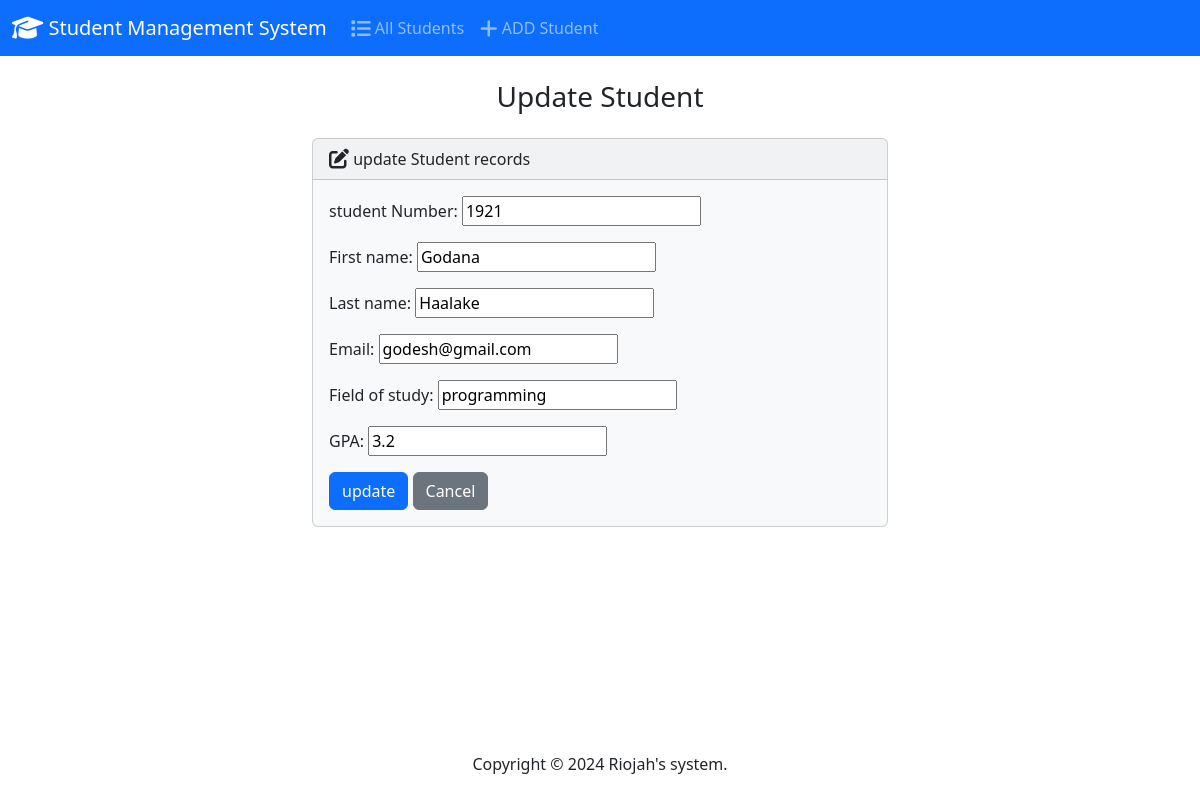
Page /edit/4/ on the committed database.
### student/models.py (models this page shows)
class Students(models.Model):
    student_number=models.PositiveIntegerField()
    First_name=models.CharField(max_length=30)
    Last_name=models.CharField(max_length=30)
    Email=models.CharField(max_length=100)
    Field_of_study=models.CharField(max_length=50)
    GPA=models.FloatField()

### student/views.py (the view)
# urls.py: path('edit/<int:id>/', views.edit, name='edit'),
def edit(request, id):
  if request.method == 'POST':
    student = Students.objects.get(pk=id)
    form = StudentForm(request.POST, instance=student)
    if form.is_valid():
      form.save()
      return render(request, 'edit.html', {
        'form': form,
        'success': True
      })
  else:
    student = Students.objects.get(pk=id)
    form = StudentForm(instance=student)
  return render(request, 'edit.html', {
    'form': form
  })

### student/forms.py
class StudentForm (forms.ModelForm):
    class Meta:
        model = Students
        fields = ['student_number','First_name','Last_name','Email','Field_of_study','GPA']
        labels = {
     'student_number':'student Number',
        'First_name': 'First name',
        'Last_name': 'Last name',
        'Email':'Email',
        'Field_of_study':'Field of study',
        'GPA': 'GPA'
        }
        widgets = {
            'student_number': forms.NumberInput(attrs={'class': 'fare-control'}),
            'First_name': forms.TextInput(attrs={'class': 'fare-control'}),
            'Last_name': forms.TextInput(attrs={'class': 'fare-control'}),
            'Email': forms.EmailInput(attrs={'class': 'fare-control'}),
            'Field_of_study':forms.TextInput(attrs={'class': 'fare-control'}),
            'GPA':  forms.NumberInput(attrs={'class': 'fare-control'}),
        }

### student/templates/edit.html (shortened to what this page needs)
{% extends 'Base.html' %}
{% block body %}
  <h3 class="text-center m-4"> Update Student</h3>
  {% if success %}
    <div class="alert alert-success" role="alert">
      The student updated successfully.
      <a href="{% url 'index' %}" class="alert-link">Go to Home Page.</a>
    </div>
  {% else %}
    <div class="row justify-content-center">
      <div class="col-6">
        <div class="card bg-light mb-3">
          <div class="card-header">
             <i class="fa-solid fa-pen-to-square fa-lg"></i> update Student records
          </div>
          <div class="card-body">
            <form action="" method="POST">
              {{ form.as_p }}
              <button type="submit" class="btn btn-primary"> update </button>
              <a href="{% url 'index' %}" class="btn btn-secondary">Cancel</a>
            </form>
          </div>
        </div>
      </div>
    </div>
  {% endif %}
{% endblock %}

### rows in the picture
Students: student_number "1921", First_name "Godana", Last_name "Haalake", Email "godesh@gmail.com", Field_of_study "programming", GPA "3.2"
